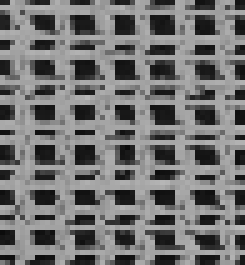
%> input picture compphoto_texturesynth-master/D20.png, 49 x 53 px (shown 5 times larger)
$ octave --eval "textsynthext;"   (GNU Octave 9; MATLAB toolbox functions it lacks are replaced by stand-ins)
%> lines starting %> are read from the running program, lines starting %| are printed output that depends on the picture; in (x1, y1, x2, y2) boxes, pixels count from 0 and x2, y2 are one past the last pixel; in counts of white or black regions, pixels touching at a corner belong together; the program's own positions count from 1
% Zeeshan Lakhani
% April 16, 2007
% Computational photography: Assignment 3
%%%%%%%%%%%%%%%%%%%%%%%%%%%%%%%%%%%%%%%%%
function [] = textsynthext()
%call function as is
%sorry to do all process(pseudo code functions) here, but it felt good this way :)
%%%%%%%%%%%%%%%%%%%%%%%%%%%%%%%%%%%%%%%%%%
%%
WindowSize = 9; %user input between 9 and 17...technically, this is halfway between pixel(in middle) and boundary of window

%read in images
Image = imread('D20.png');
%> Image is the input picture: size 53x49x3 uint8; min 12, max 189, mean 114.4

Image = im2double(rgb2gray(Image)); %convert to double
%> Image: size 53x49 double

%create zeropadded matrix for upsizing calculation
newImage = [zeros(11+WindowSize,11+WindowSize), zeros(11+WindowSize, size(Image,2)), zeros(11+WindowSize,11+WindowSize); ...
            zeros(size(Image,1), 11+WindowSize), Image, zeros(size(Image,1),11+WindowSize);...
            zeros(11+WindowSize,11+WindowSize), zeros(11+WindowSize, size(Image,2)), zeros(11+WindowSize,11+WindowSize)];
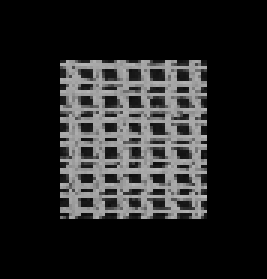
%> newImage: size 93x89 double (shown 3 times larger); min 0, max 0.741, mean 0.141

%
% newImage = [ zeros(11,11)         , zeros(11, size(Image,2)), zeros(11,11); ...
%     zeros(size(Image,1), 11), Image                  , zeros(size(Image,1),11);...
%     zeros(11,11)    , zeros(11, size(Image,2)), zeros(11,11)];

SampleImage = im2col(newImage,[(2 * WindowSize + 1) (2 * WindowSize + 1)]);  %get synthesis patches in Image expanded
%obtain only synthesis patches needed
[samrows,samcols] = find(SampleImage == 0);
%> samrows = 984808 values from 1 to 361; samcols = 984808 values from 1 to 5325
SampleImage(:,samcols) = [];
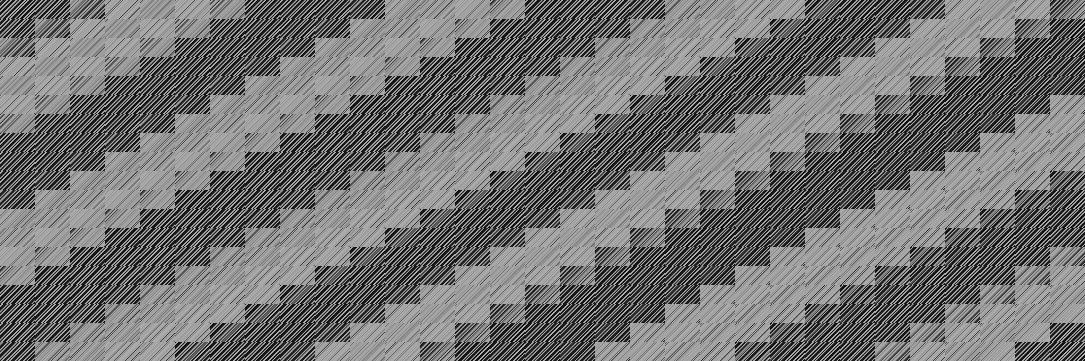
%> SampleImage: size 361x1085 double; min 0.0471, max 0.741, mean 0.454
%%%%%%%%%%%%%%%%%%%%%%%%%%%%%%%%%%%%%%%%%%%%%%%%%%%%%%%%%%%%
%GetUnfilledNeighbors
mask = logical(newImage); %get 1's for the boundaries of missing hole
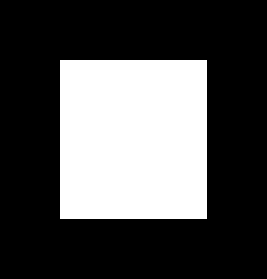
%> mask: size 93x89 logical (shown 3 times larger); 31.4% white; 1 white region, box (x1, y1, x2, y2) and area: (20, 20, 69, 73) 2597
se = strel('square',3);
border_mask = imdilate(mask,se) - mask; %obtain dilation and subtract to obtain unfilled neighbors
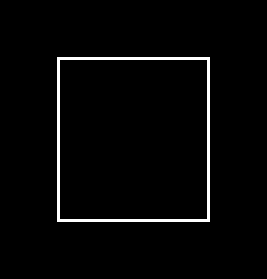
%> border_mask: size 93x89 double (shown 3 times larger); values 0 (black) and 1 (white), 2.5% white in thin lines or dots, all inside (x1, y1, x2, y2) = (19, 19, 70, 74)
[rows,cols] = find(border_mask); %get coordinate values
%> rows = 208 values from 20 to 74; cols = 208 values from 20 to 70
PixelList = zeros(length(rows),2); %put coordinate values in a matrix
PixelList(:,1) = rows;
PixelList(:,2) = cols;
%%%%%%%%%%%%%%%%%%%%%%%%%%%%%%%%%%%%%%%%%%%%%%%%%%%%%%%%%%%%
%%
ErrThreshold = 0.3; %constant given by pseudo code
MaxErrThreshold = 0.3; %constant given by pseudo code
Crop = zeros(WindowSize*2 + 1,WindowSize*2 + 1,size(PixelList,1)); %pre-allocated 3d array for each pixel's template
Template = zeros(WindowSize*2 + 1,WindowSize*2 + 1); %pre-allocated template
Sigma = (WindowSize*2 + 1)/6.4; %compute sigma...based on formula in pseudo code
% BestMatch = zeros(size(PixelList,1),1);
%SSD = zeros(size(SampleImage,1), size(SampleImage,2));

for loop = 1:11 %loop to extened 11 pixels around
    loop;
    size(PixelList);
%     progress = 0;
    for i = 1:size(PixelList,1)
        %GetNeighborhood Window
        Crop(:,:,i) = newImage(PixelList(i,1) - (WindowSize): PixelList(i,1) + (WindowSize), PixelList(i,2) - (WindowSize): PixelList(i,2) + (WindowSize));
        Template(:,:) = Crop(:,:,i); %get template for each pixel (window around each pixel)
        %Find Matches
        ValidMask = logical(Template); %get 1's and 0's for each window
        GaussMask = fspecial('gaussian',WindowSize*2 + 1,Sigma); %create 2d Gaussian mask
        size(GaussMask);
        dotmask = GaussMask .* ValidMask; %find dot product of Val and Gauss masks
        TotWeight = sum(sum(dotmask));  %calculate TotWeight...based on pseudo code
        %SSD
        dotmask = dotmask(:) * ones(1,size(SampleImage,2)); %replicate for calc of SSD
        tempvec = Template(:);
        tempmtx = tempvec * ones(1,size(SampleImage,2)); %replicate each template for distance calc
        dist = (SampleImage - tempmtx).^2; %get distance
        SSD = dist.*dotmask;
        SSD = sum(SSD)./TotWeight;  %get SSD vector
        validnum = find(SSD <= min(SSD) .* (1 + ErrThreshold)); %find valid index(column) for this metric
        mid = ((WindowSize * 2 + 1).^2+1)/2; %middle row
        BestMatches = SampleImage(mid,validnum); %calculate pixel values in created SampleImage
        size(BestMatches);
        %Random Pick
         BestMatch = BestMatches(1 + (floor(rand(1)) .* length(BestMatches))); %pick from random indices in BestMatches vec
          %I got rid of MaxErrThreshold section...I find that it's unnecessary
%         if (BestMatch < MaxErrThreshold)
            newImage(PixelList(i,1),PixelList(i,2)) = BestMatch; %replace pixel coordinates' values with BestMatch pixel value
% [6 lines of commented-out code are left out]
        imagesc(newImage);
        axis image; colormap gray;
        drawnow;
    end
    %repeat PixelList operations to figure out what needs to still be filled
    mask = logical(newImage);
    border_mask = imdilate(mask,se) - mask;
    [rows,cols] = find(border_mask);
    PixelList = zeros(length(rows),2);
    PixelList(:,1) = rows;
    PixelList(:,2) = cols;
end

% clf; imshow(newImage);
% size(newImage);

%get rid zeropadded (unnecessary) rows and columns...ones that just contain zeros
newImage(1:WindowSize,:) = []; newImage(:,1:WindowSize) = [];
newImage(size(newImage,1) - WindowSize + 1: size(newImage,1), :) = []; newImage(:, size(newImage,2) - WindowSize + 1: size(newImage,2)) = [];
clf; imshow(newImage); %show final image
size(newImage)
imwrite(newImage,'extend.jpg');
%%%%%%%%%%%%%%%%%%%%%%%%%%%%%%%%%%%%%%%%%%%%%%%//zeeshan lakhani
%> (the run ends here)
